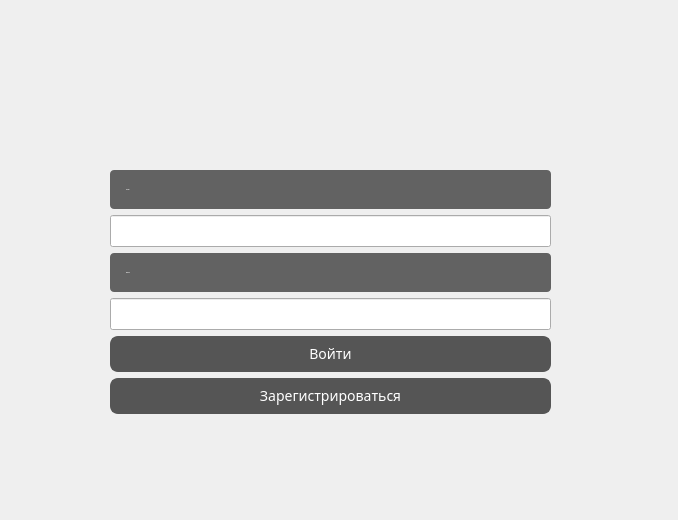
<?xml version="1.0" encoding="UTF-8"?>
<ui version="4.0">
 <class>AuthDialog</class>
 <widget class="QDialog" name="AuthDialog">
  <property name="geometry">
   <rect>
    <x>0</x>
    <y>0</y>
    <width>678</width>
    <height>520</height>
   </rect>
  </property>
  <property name="windowTitle">
   <string>Dialog</string>
  </property>
  <property name="styleSheet">
   <string notr="true"/>
  </property>
  <widget class="QWidget" name="verticalLayoutWidget">
   <property name="geometry">
    <rect>
     <x>110</x>
     <y>170</y>
     <width>441</width>
     <height>244</height>
    </rect>
   </property>
   <layout class="QVBoxLayout" name="verticalLayout">
    <item>
     <widget class="QLabel" name="label">
      <property name="font">
       <font>
        <family>Futura</family>
        <pointsize>-1</pointsize>
        <italic>false</italic>
        <bold>true</bold>
       </font>
      </property>
      <property name="styleSheet">
       <string notr="true">color: white;              
font: bold 16px &quot;Futura&quot;;      
background-color: rgba(0,0,0, 150);  
border-radius: 4px;    
padding: 4px 8px; </string>
      </property>
      <property name="text">
       <string>                                 Логин</string>
      </property>
     </widget>
    </item>
    <item>
     <widget class="QLineEdit" name="loginEdit">
      <property name="font">
       <font>
        <pointsize>-1</pointsize>
       </font>
      </property>
      <property name="styleSheet">
       <string notr="true">QLineEdit {
    min-width: 80px;
    padding: 6px;
    font-size: 14px;
}
</string>
      </property>
     </widget>
    </item>
    <item>
     <widget class="QLabel" name="label_2">
      <property name="font">
       <font>
        <family>Futura</family>
        <pointsize>-1</pointsize>
        <italic>false</italic>
        <bold>true</bold>
       </font>
      </property>
      <property name="styleSheet">
       <string notr="true">color: white;                    
font: bold 16px &quot;Futura&quot;;      
background-color: rgba(0,0,0, 150);  
border-radius: 4px;    
padding: 4px 8px; </string>
      </property>
      <property name="text">
       <string>                                Пароль</string>
      </property>
     </widget>
    </item>
    <item>
     <widget class="QLineEdit" name="passwordEdit">
      <property name="font">
       <font>
        <pointsize>-1</pointsize>
       </font>
      </property>
      <property name="styleSheet">
       <string notr="true">QLineEdit {
    min-width: 10px;
    padding: 6px;
    font-size: 14px;
}
</string>
      </property>
     </widget>
    </item>
    <item>
     <widget class="QPushButton" name="loginButton">
      <property name="font">
       <font>
        <family>Futura</family>
        <pointsize>-1</pointsize>
        <italic>false</italic>
        <bold>false</bold>
       </font>
      </property>
      <property name="styleSheet">
       <string notr="true">QPushButton {
	font: &quot;Futura&quot;;   
    background-color: #555555;
    color: white;
    border-radius: 8px;
    padding: 6px 12px;
    border: 2px solid #555555;
    font-size: 14px;
}

QPushButton:hover {
    background-color: #444444;
    border-color: #444444;
}

QPushButton:pressed {
    background-color: #333333;
    border-color: #333333;
}
</string>
      </property>
      <property name="text">
       <string>Войти</string>
      </property>
     </widget>
    </item>
    <item>
     <widget class="QPushButton" name="registerButton">
      <property name="font">
       <font>
        <family>Futura</family>
        <pointsize>-1</pointsize>
        <italic>false</italic>
        <bold>false</bold>
       </font>
      </property>
      <property name="styleSheet">
       <string notr="true">QPushButton {
	font: &quot;Futura&quot;;
    background-color: #555555;
    color: white;
    border-radius: 8px;
    padding: 6px 12px;
    border: 2px solid #555555;
    font-size: 14px;
}

QPushButton:hover {
    background-color: #444444;
    border-color: #444444;
}

QPushButton:pressed {
    background-color: #333333;
    border-color: #333333;
}
</string>
      </property>
      <property name="text">
       <string>Зарегистрироваться</string>
      </property>
     </widget>
    </item>
   </layout>
  </widget>
 </widget>
 <resources/>
 <connections/>
</ui>
